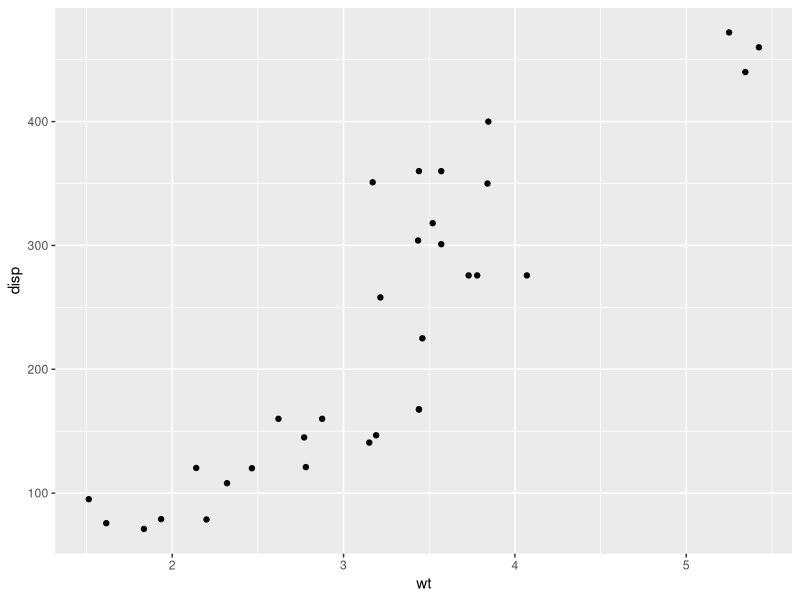

Write the R code that produced this figure.
## ---- chunk 1
# loading in data
library(ggplot2)
View(mtcars)
data = mtcars
## ---- chunk 2
#selecting aes/adding labels
ggplot(data = mtcars, aes(x = wt, y = disp)) +
  geom_point()
